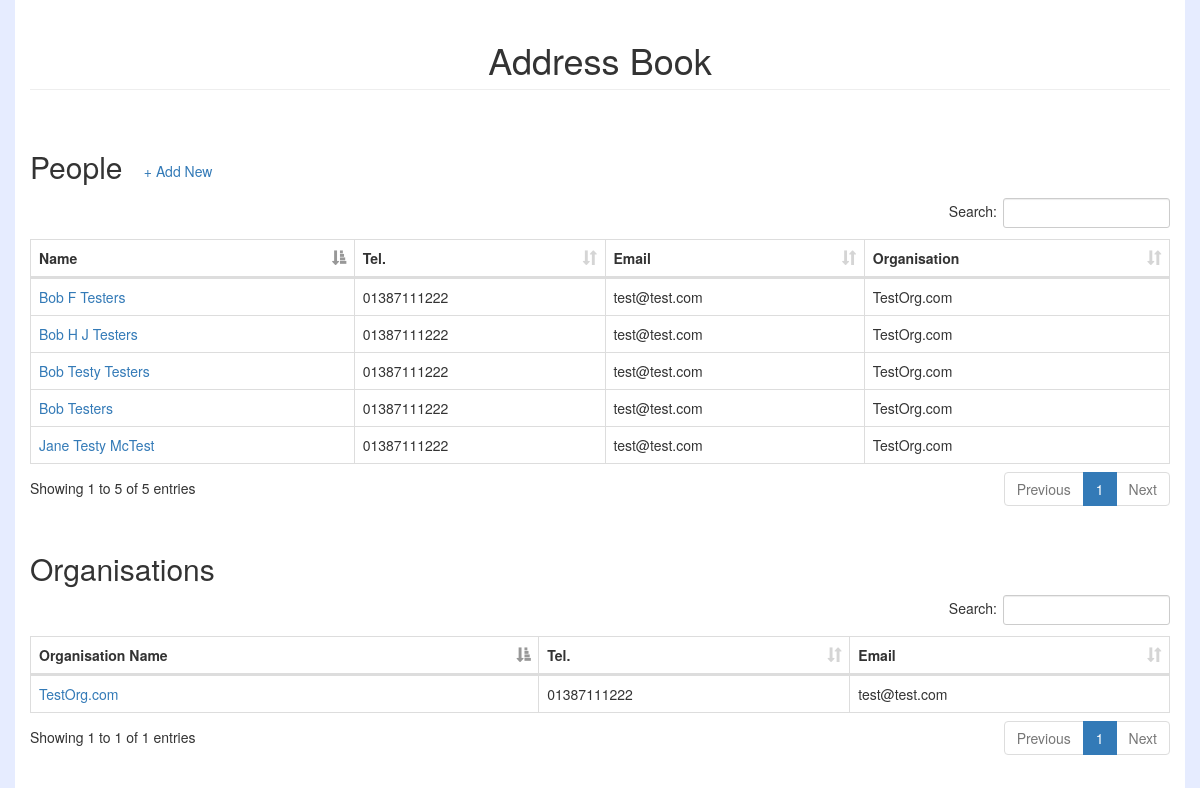
The page / on the database its author committed.
### addresses/models.py (models this page shows, shortened)
class Address(models.Model):
    address_line1 = models.CharField(
        help_text='Address 1', max_length=100
    )
    address_line2 = models.CharField(
        help_text='Address 2', max_length=100, blank=True
    )
    address_line3 = models.CharField(
        help_text='Address 3', max_length=100, blank=True
    )
    address_city = models.CharField(
        help_text='City', max_length=50
    )
    address_county = models.CharField(
        help_text='County', max_length=50
    )
    address_postcode = models.CharField(
        help_text='Postcode', max_length=10
    )
    telephone = models.CharField(
        help_text='Telephone Number', max_length=12, blank=True
    )
    email = models.EmailField(
        help_text='Email Address', max_length=100, blank=True
    )
    class Meta:
        abstract = True

class Person(Address):
    title_choices = [
        ('Ms', 'Ms'),
        ('Miss', 'Miss'),
        ('Mrs', 'Mrs'),
        ('Mr', 'Mr'),
        ('Master', 'Master'),
        ('Mx', 'Mx'),
    ]
    title = models.CharField(
        help_text='Title', max_length=3, choices=title_choices, blank=True
    )
    firstname = models.CharField(
        help_text='First Name', max_length=50
    )
    middlename = models.CharField(
        help_text='Middle Name(s)', max_length=100, blank=True
    )
    surname = models.CharField(
        help_text='Surname', max_length=50
    )
    organisation = models.ForeignKey(
        Organisation, help_text='Organisation Name'
    )
    def get_fullname(self):
        fullname = self.firstname
        if self.middlename:
            fullname += ' ' + self.middlename
        return fullname + ' ' + self.surname

class Organisation(Address):
    org_name = models.CharField(
        help_text='Organisation Name', max_length=50
    )

### addresses/views.py (the view)
# urls.py: url(r'^$', 'addresses.views.homepage', name='home'),
def homepage(request):
    people = Person.objects.all()
    orgs = Organisation.objects.all()
    return render(request, 'home.html', {'people': people, 'orgs': orgs})

### addresses/templates/home.html (shortened to what this page needs)
{% extends 'base.html' %}
{% block home %}
    <div class="row">
        <div class="col-lg-12">
            <h1 class="page-header text-center">Address Book</h1>
            <br>
        </div>
    </div>
    <div class="row">
        <div class="col-lg-12">
            <h2>People <a class="btn btn-secondary" href="{% url 'create_person' %}">+ Add New</a></h2>
            <table class="table table-hover table-bordered" id="person-table">
                <thead>
                    <tr>
                        <th> Name </th>
                        <th> Tel. </th>
                        <th> Email </th>
                        <th> Organisation </th>
                    </tr>
                </thead>
                <tbody>
                    {% for row in people %}
                        <tr>
                            <td> <a href="{% url 'view_person' page_id=row.id %}" >{{ row.get_fullname }}</a> </td>
                            <td> {{ row.telephone }} </td>
                            <td> {{ row.email }} </td>
                            <td> {{ row.organisation.org_name }} </td>
                        </tr>
                    {% endfor %}
                </tbody>
            </table>
            <br>
        </div>
    </div>
    <div class="row">
        <div class="col-lg-12">
            <h2>Organisations</h2>
            <table class="table table-hover table-bordered" id="org-table">
                <thead>
                    <tr>
                        <th> Organisation Name </th>
                        <th> Tel. </th>
                        <th> Email </th>
                    </tr>
                </thead>
                <tbody>
                    {% for row in orgs %}
                        <tr>
                            <td> <a href="{% url 'view_org' page_id=row.id %}" >{{ row.org_name }}</a> </td>
                            <td> {{ row.telephone }} </td>
                            <td> {{ row.email }} </td>
                        </tr>
                    {% endfor %}
                </tbody>
            </table>
        </div>
    </div>
{% endblock %}

### addresses/static/main.css (style rules this page uses)
html, body { height: 100%; }
body { background-color: #e6ecff; }

### rows shown on the page
Person: get_fullname "Bob Testy Testers", telephone "01387111222", email "test@test.com", organisation.org_name "TestOrg.com"
Person: get_fullname "Jane Testy McTest", telephone "01387111222", email "test@test.com", organisation.org_name "TestOrg.com"
Person: get_fullname "Bob H J Testers", telephone "01387111222", email "test@test.com", organisation.org_name "TestOrg.com"
Person: get_fullname "Bob Testers", telephone "01387111222", email "test@test.com", organisation.org_name "TestOrg.com"
Person: get_fullname "Bob F Testers", telephone "01387111222", email "test@test.com", organisation.org_name "TestOrg.com"
Organisation: org_name "TestOrg.com", telephone "01387111222", email "test@test.com"
